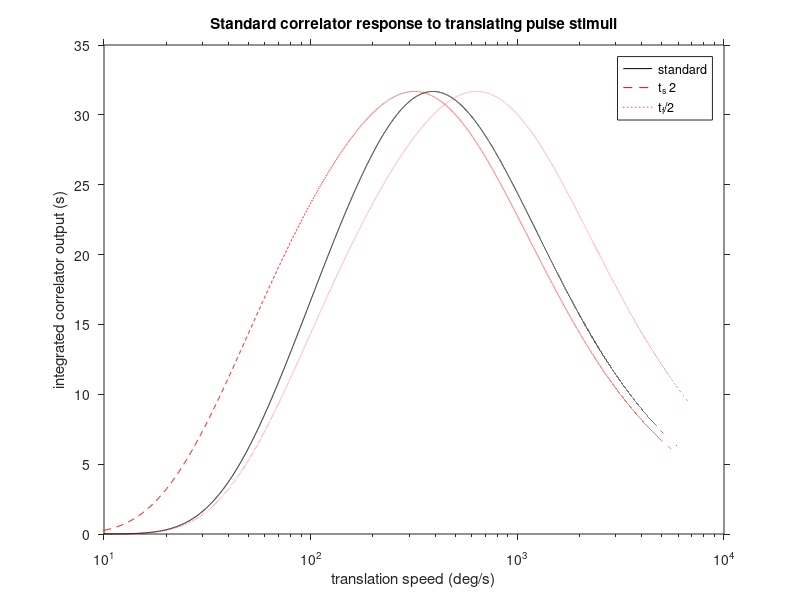
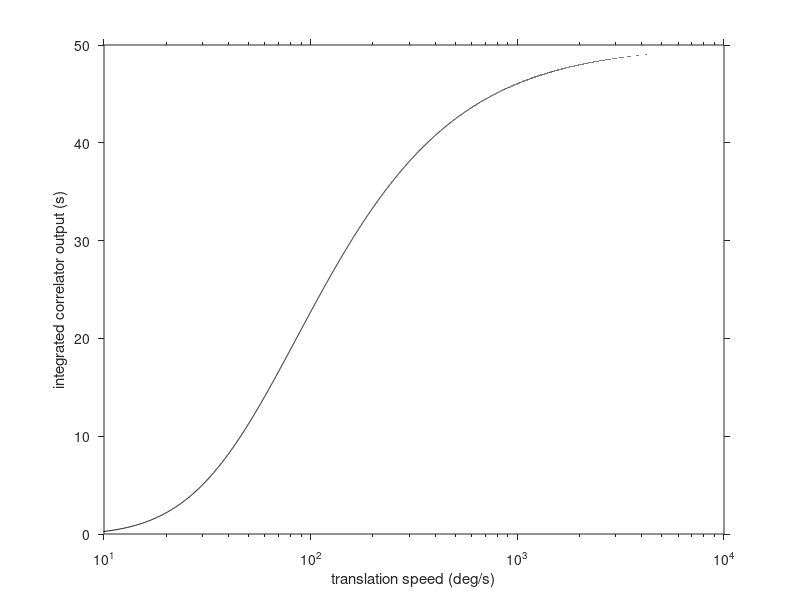

Recreate these plots in MATLAB, in order.
%% Speed tuning of integrated response low-pass filter case

%low-pass filter time constants in s
tau_s = 20e-3;
tau_f = 2e-3;

%angular separation of the facets in deg
dphi = 2; 

%scaling factor for pulse; in our case no scaling
alpha = 1;

%speed range in deg/s
v = 0.1:0.1:10e4;

%theoretically derived formula
R = (alpha^2/(tau_f + tau_s))*(exp(-dphi./(v*tau_s))-exp(-dphi./(v*tau_f)));

Rpeak = max(R);

%show effect of doubling slow time constant
tau_s2 = 2* tau_s;
Rs2 = (alpha^2/(tau_f + tau_s2))*(exp(-dphi./(v*tau_s2))-exp(-dphi./(v*tau_f)));

%rescale so as to have the same peak 
Rs2rs = (Rpeak*Rs2)/max(Rs2);

tau_f2 = tau_f/2;
Rf2 = (alpha^2/(tau_f2 + tau_s))*(exp(-dphi./(v*tau_s))-exp(-dphi./(v*tau_f2)));

%rescale so as to have the same peak 
Rf2rs = (Rpeak*Rf2)/max(Rf2);

h_f = figure; 
h_a = axes;
h_p1 = semilogx(v,R,'Color','k');
hold on;
h_p2 = semilogx(v,Rs2rs,'Color','r','LineStyle','--');
h_p3 = semilogx(v,Rf2rs,'Color','r','LineStyle',':');
title('Standard correlator response to translating pulse stimuli');
xlabel('translation speed (deg/s)');
ylabel('integrated correlator output (s)');
set(h_a,'TickDir','out');
set(h_a,'XLim', [10 1e4]);
legend([h_p1 h_p2 h_p3],{'standard', 't_s 2', 't_f/2'});

%print(h_f,'figures/stdhrc_lp_d_tuning.eps','-depsc');

%% Speed tuning of integrated response high-pass filter case

%high pass filter time constant in s 
tau_h = 50e-3;

%theoretically derived formula
R2 = ( (alpha^2/(tau_s + tau_h))*exp(-dphi./(v*tau_h)) ) + ...
    ( (alpha^2*tau_h/(tau_s*(tau_s+tau_h)))*exp(-dphi./(v*tau_s)) );

h_f = figure; 
h_a = axes;
semilogx(v,R2,'Color','k');
xlabel('translation speed (deg/s)');
ylabel('integrated correlator output (s)');
set(h_a,'TickDir','out');
set(h_a,'XLim', [10 1e4]);

%print(h_f,'figures/stdhrc_hp_d_tuning.eps','-depsc');
